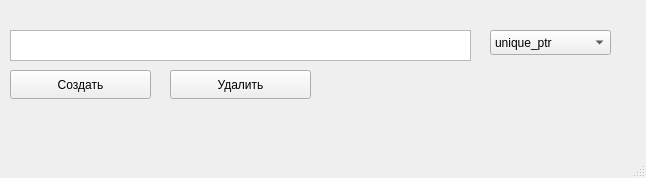
<?xml version="1.0" encoding="UTF-8"?>
<ui version="4.0">
 <class>MainWindow</class>
 <widget class="QMainWindow" name="MainWindow">
  <property name="geometry">
   <rect>
    <x>0</x>
    <y>0</y>
    <width>646</width>
    <height>178</height>
   </rect>
  </property>
  <property name="windowTitle">
   <string>MainWindow</string>
  </property>
  <widget class="QWidget" name="centralwidget">
   <widget class="QTextEdit" name="textEdit">
    <property name="geometry">
     <rect>
      <x>10</x>
      <y>30</y>
      <width>461</width>
      <height>31</height>
     </rect>
    </property>
   </widget>
   <widget class="QPushButton" name="pushButton">
    <property name="geometry">
     <rect>
      <x>10</x>
      <y>70</y>
      <width>141</width>
      <height>29</height>
     </rect>
    </property>
    <property name="text">
     <string>Создать</string>
    </property>
   </widget>
   <widget class="QPushButton" name="pushButton_2">
    <property name="geometry">
     <rect>
      <x>170</x>
      <y>70</y>
      <width>141</width>
      <height>29</height>
     </rect>
    </property>
    <property name="text">
     <string>Удалить</string>
    </property>
   </widget>
   <widget class="QComboBox" name="comboBox">
    <property name="geometry">
     <rect>
      <x>490</x>
      <y>30</y>
      <width>121</width>
      <height>25</height>
     </rect>
    </property>
    <item>
     <property name="text">
      <string>unique_ptr</string>
     </property>
    </item>
    <item>
     <property name="text">
      <string>shared_ptr</string>
     </property>
    </item>
   </widget>
  </widget>
  <widget class="QMenuBar" name="menubar">
   <property name="geometry">
    <rect>
     <x>0</x>
     <y>0</y>
     <width>646</width>
     <height>26</height>
    </rect>
   </property>
  </widget>
  <widget class="QStatusBar" name="statusbar"/>
 </widget>
 <resources/>
 <connections/>
</ui>
